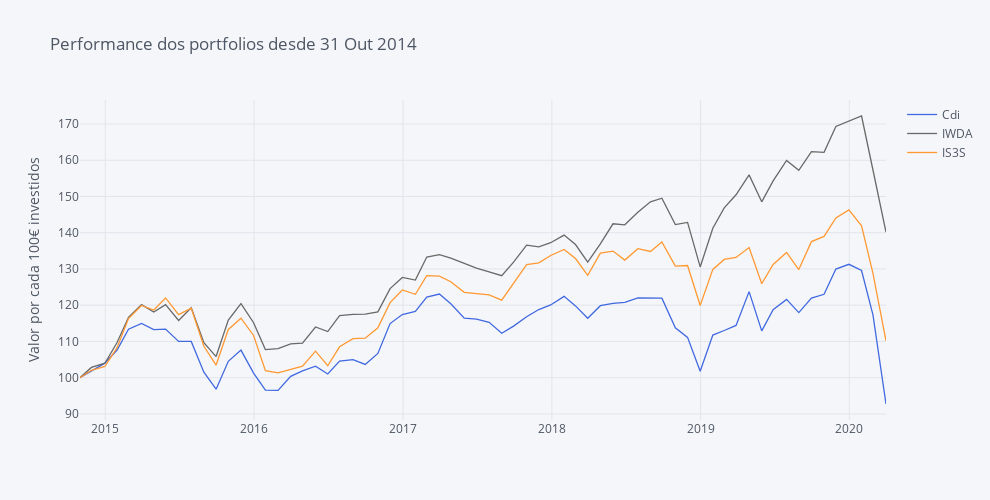

Source (notebook cell):
### Markdown cell above
### Análise completa, desde 31 Out 2014

### Code cell
round(fundos_norm, 2).iplot(yTitle='Valor por cada 100€ investidos', title='Performance dos portfolios desde 31 Out 2014',
                           colors=['royalblue', 'dimgray', 'orange'], dimensions=dimensions)
